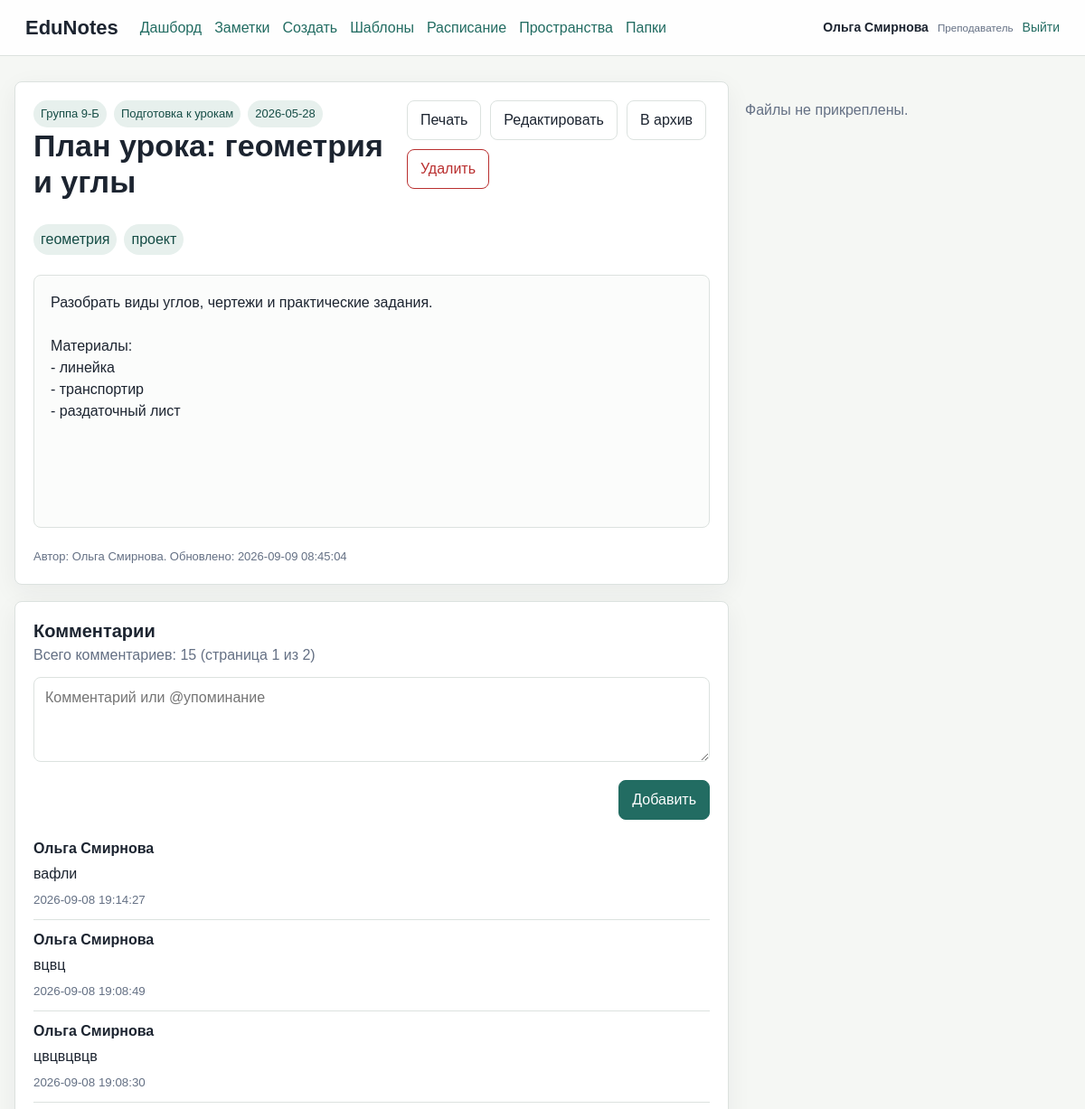
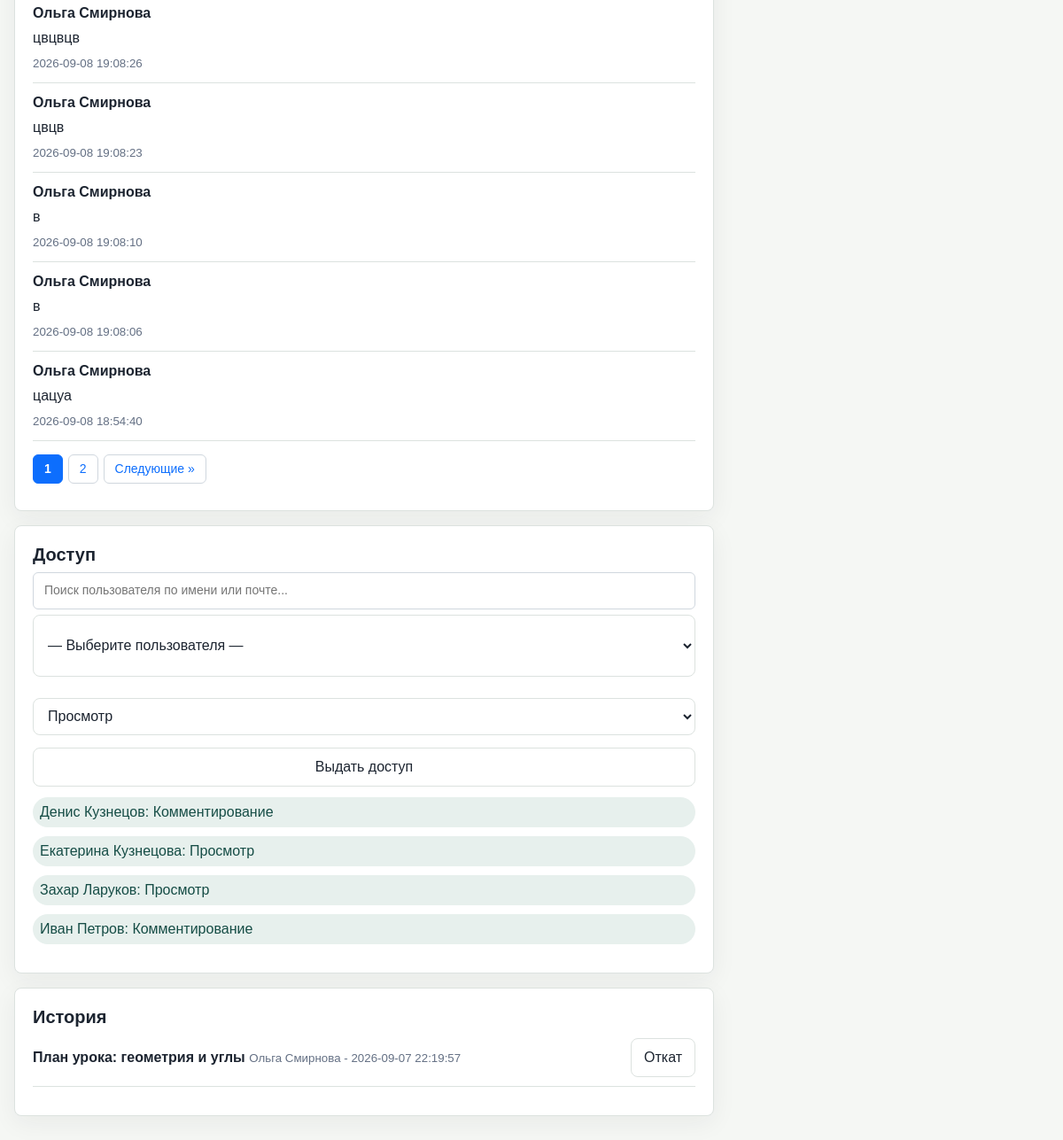
Page /notes/3 (signed in) on the committed database (2 pictures, top to bottom).
### tables this page shows
CREATE TABLE users (
    id INTEGER PRIMARY KEY AUTOINCREMENT,
    name TEXT NOT NULL,
    email TEXT NOT NULL UNIQUE,
    password_hash TEXT NOT NULL,
    role TEXT NOT NULL CHECK (role IN ('superadmin', 'org_admin', 'teacher', 'student', 'parent')),
    child_user_id INTEGER REFERENCES users(id) ON DELETE SET NULL,
    created_at TEXT NOT NULL DEFAULT CURRENT_TIMESTAMP
);

CREATE TABLE workspaces (
    id INTEGER PRIMARY KEY AUTOINCREMENT,
    name TEXT NOT NULL,
    kind TEXT NOT NULL DEFAULT 'personal',
    owner_id INTEGER REFERENCES users(id) ON DELETE SET NULL
);

CREATE TABLE folders (
    id INTEGER PRIMARY KEY AUTOINCREMENT,
    workspace_id INTEGER NOT NULL REFERENCES workspaces(id) ON DELETE CASCADE,
    parent_id INTEGER REFERENCES folders(id) ON DELETE CASCADE,
    name TEXT NOT NULL
);

CREATE TABLE notes (
    id INTEGER PRIMARY KEY AUTOINCREMENT,
    workspace_id INTEGER NOT NULL REFERENCES workspaces(id) ON DELETE CASCADE,
    folder_id INTEGER REFERENCES folders(id) ON DELETE SET NULL,
    author_id INTEGER NOT NULL REFERENCES users(id) ON DELETE CASCADE,
    title TEXT NOT NULL,
    content TEXT NOT NULL DEFAULT '',
    lesson_date TEXT,
    lesson_time TEXT, 
    is_archived INTEGER NOT NULL DEFAULT 0,
    created_at TEXT NOT NULL DEFAULT CURRENT_TIMESTAMP,
    updated_at TEXT NOT NULL DEFAULT CURRENT_TIMESTAMP
);

CREATE TABLE comments (
    id INTEGER PRIMARY KEY AUTOINCREMENT,
    note_id INTEGER NOT NULL REFERENCES notes(id) ON DELETE CASCADE,
    author_id INTEGER NOT NULL REFERENCES users(id) ON DELETE CASCADE,
    body TEXT NOT NULL,
    created_at TEXT NOT NULL DEFAULT CURRENT_TIMESTAMP
);

CREATE TABLE note_access (
    note_id INTEGER NOT NULL REFERENCES notes(id) ON DELETE CASCADE,
    user_id INTEGER NOT NULL REFERENCES users(id) ON DELETE CASCADE,
    access_level TEXT NOT NULL CHECK (access_level IN ('view', 'comment', 'edit', 'owner')),
    PRIMARY KEY (note_id, user_id)
);

CREATE TABLE note_versions (
    id INTEGER PRIMARY KEY AUTOINCREMENT,
    note_id INTEGER NOT NULL REFERENCES notes(id) ON DELETE CASCADE,
    title TEXT NOT NULL,
    content TEXT NOT NULL,
    author_id INTEGER NOT NULL REFERENCES users(id) ON DELETE CASCADE,
    created_at TEXT NOT NULL DEFAULT CURRENT_TIMESTAMP
);

### app.py (the view)
@app.route("/notes/<int:note_id>")
@login_required
def note_detail(note_id: int):
    level = require_note_access(note_id)
    note = query_one(
        """
        SELECT n.*, u.name AS author_name, w.name AS workspace_name, f.name AS folder_name,
               GROUP_CONCAT(t.name, ', ') AS tag_names
        FROM notes n
        JOIN users u ON u.id = n.author_id
        JOIN workspaces w ON w.id = n.workspace_id
        LEFT JOIN folders f ON f.id = n.folder_id
        LEFT JOIN note_tags nt ON nt.note_id = n.id
        LEFT JOIN tags t ON t.id = nt.tag_id
        WHERE n.id = ?
        GROUP BY n.id
        """,
        (note_id,),
    )
    if note is None:
        abort(404)
    page = request.args.get('page', 1, type=int)
    per_page = 8
    if page < 1:
        page = 1
    total_comments = query_one(
        "SELECT COUNT(*) AS count FROM comments WHERE note_id = ?",
        (note_id,)
    )["count"]
    total_pages = (total_comments + per_page - 1) // per_page
    if page > total_pages and total_pages > 0:
        page = total_pages
    offset = (page - 1) * per_page
    comments = query_all(
        """
        SELECT c.*, u.name AS author_name
        FROM comments c JOIN users u ON u.id = c.author_id
        WHERE c.note_id = ?
        ORDER BY c.created_at DESC
        LIMIT ? OFFSET ?
        """,
        (note_id, per_page, offset),
    )
    versions = query_all(
        """
        SELECT v.*, u.name AS author_name
        FROM note_versions v JOIN users u ON u.id = v.author_id
        WHERE v.note_id = ?
        ORDER BY v.created_at DESC
        """,
        (note_id,),
    )
    shares = query_all(
        """
        SELECT na.*, u.name, u.email
        FROM note_access na JOIN users u ON u.id = na.user_id
        WHERE na.note_id = ?
        ORDER BY u.name
        """,
        (note_id,),
    )
    attachments = query_all(
        """
        SELECT * FROM note_attachments
        WHERE note_id = ?
        ORDER BY uploaded_at DESC
        """,
        (note_id,)
    )
    users = query_all("SELECT id, name, email FROM users WHERE id != ? ORDER BY name", (g.user["id"],))
    return render_template(
        "note_detail.html",
        note=note,
        comments=comments,
        versions=versions,
        shares=shares,
        attachments=attachments,
        users=users,
        level=level,
        page=page,
        total_pages=total_pages,
        total_comments=total_comments,
    )

### templates/note_detail.html (shortened to what this page needs)
{% extends "base.html" %}
{% block content %}
<section class="note-layout">
    <article class="panel note-view">
        <div class="note-toolbar">
            <div>
                <div class="note-card__meta">
                    <span>{{ note.workspace_name }}</span>
                    {% if note.folder_name %}<span>{{ note.folder_name }}</span>{% endif %}
                    {% if note.lesson_date %}<span>{{ note.lesson_date }}{% if note.lesson_time %} {{ note.lesson_time }}{% endif %}</span>{% endif %}
                </div>
                <h1>{{ note.title }}</h1>
            </div>
            <div class="actions">
                <a class="button" href="{{ url_for('note_print', note_id=note.id) }}" target="_blank">Печать</a>
                {% if level in ['edit', 'owner'] %}
                    <a class="button" href="{{ url_for('note_edit', note_id=note.id) }}">Редактировать</a>
                    <form method="post" action="{{ url_for('note_archive', note_id=note.id) }}">
                        <button type="submit">{{ 'Вернуть' if note.is_archived else 'В архив' }}</button>
                    </form>
                {% endif %}
                {% if level == 'owner' %}
                    <form method="post" action="{{ url_for('note_delete', note_id=note.id) }}" onsubmit="return confirm('Удалить заметку?')">
                        <button class="danger" type="submit">Удалить</button>
                    </form>
                {% endif %}
            </div>
        </div>
        <div class="tag-row">
            {% for tag_name in (note.tag_names or '').split(', ') if tag_name %}
                <a href="{{ url_for('notes', tag=tag_name) }}">{{ tag_name }}</a>
            {% endfor %}
        </div>
        <pre class="note-content">{{ note.content }}</pre>
        <footer class="note-footer">Автор: {{ note.author_name }}. Обновлено: {{ note.updated_at }}</footer>
    </article>
        {% if attachments %}
        <div class="attachments">
            <h3 style="margin-top: 0;">📎 Прикреплённые файлы ({{ attachments|length }})</h3>
            {% for att in attachments %}
            <div class="attachment-item">
                <div>
                    <a href="{{ url_for('uploaded_file', filename=att.filename) }}" target="_blank">
                        {% if att.mime_type and att.mime_type.startswith('image/') %}
                            🖼️
                        {% elif att.mime_type and att.mime_type == 'application/pdf' %}
                            📄
                        {% elif att.mime_type and att.mime_type in ('application/msword', 'application/vnd.openxmlformats-officedocument.wordprocessingml.document') %}
                            📝
                        {% elif att.mime_type and att.mime_type in ('application/vnd.ms-excel', 'application/vnd.openxmlformats-officedocument.spreadsheetml.sheet') %}
                            📊
                        {% else %}
                            📎
                        {% endif %}
                        {{ att.original_name }}
                    </a>
                    <small style="color: var(--muted); margin-left: 10px;">
                        ({{ (att.file_size / 1024)|round(1) }} KB • {{ att.uploaded_at[:16] }})
                    </small>
                </div>
                {% if level == 'owner' %}
                <form method="post" action="{{ url_for('delete_attachment', attachment_id=att.id) }}"
                    style="margin: 0;"
                    onsubmit="return confirm('Удалить файл {{ att.original_name }}?')">
                    <button type="submit" class="danger" style="padding: 4px 10px; font-size: 13px;">
                        Удалить
                    </button>
                </form>
                {% endif %}
            </div>
            {% endfor %}
        </div>
        {% else %}
        <p class="muted" style="margin: 20px 0;">Файлы не прикреплены.</p>
        {% endif %}
    <aside class="side-stack">
        <section class="panel">
            <h2>Комментарии</h2>
            {% if total_comments > 0 %}
                <p class="muted" style="margin-top: -5px;">
                    Всего комментариев: {{ total_comments }}
                    {% if total_pages > 1 %}
                        (страница {{ page }} из {{ total_pages }})
                    {% endif %}
                </p>
            {% endif %}
            {% if level in ['comment', 'edit', 'owner'] %}
                <form class="stack-form" method="post" action="{{ url_for('comment_add', note_id=note.id) }}" style="margin-bottom: 20px;">
                    <textarea name="body" rows="3" placeholder="Комментарий или @упоминание" required></textarea>
                    <div style="display: flex; justify-content: flex-end;">
                        <button type="submit" class="primary" style="margin-top: 6px;">Добавить</button>
                    </div>
                </form>
            {% endif %}
            <div class="comment-list">
                {% for comment in comments %}
                    <div class="comment">
                        <strong>{{ comment.author_name }}</strong>
                        <p>{{ comment.body }}</p>
                        <small>{{ comment.created_at }}</small>
                    </div>
                {% else %}
                    <p class="muted">Комментариев пока нет. Будьте первым!</p>
                {% endfor %}
            </div>
            {% if total_pages > 1 %}
                <div class="pagination">
                    {% for p in range(1, total_pages + 1) %}
                        {% if p == page %}
                            <span class="active">{{ p }}</span>
                        {% else %}
                            <a href="{{ url_for('note_detail', note_id=note.id, page=p) }}">{{ p }}</a>
                        {% endif %}
                    {% endfor %}
                    {% if page < total_pages %}
                        <a href="{{ url_for('note_detail', note_id=note.id, page=page+1) }}">Следующие »</a>
                    {% endif %}
                </div>
            {% endif %}
        </section>
        {% if level == 'owner' %}
            <section class="panel">
                <h2>Доступ</h2>
                <form class="stack-form" method="post" action="{{ url_for('share_note', note_id=note.id) }}">
                    <div class="user-search">
                        <input type="text" id="search-user-note-{{ note.id }}" placeholder="Поиск пользователя по имени или почте..." class="search-input">
                        <select name="user_id" id="user-select-note-{{ note.id }}" required>
                            <option value="">— Выберите пользователя —</option>
                        </select>
                    </div>
                    <select name="access_level">
                        {% for key, label in ACCESS_LEVELS.items() %}
                            <option value="{{ key }}">{{ label }}</option>
                        {% endfor %}
                    </select>
                    <button type="submit">Выдать доступ</button>
                </form>
                <div class="access-list">
                    {% for share in shares %}
                        <span>{{ share.name }}: {{ ACCESS_LEVELS[share.access_level] }}</span>
                    {% else %}
                        <p class="muted">Доступы не настроены.</p>
                    {% endfor %}
                </div>
            </section>
        {% endif %}
        <section class="panel">
            <h2>История</h2>
            <div class="version-list">
                {% for version in versions %}
                    <form method="post" action="{{ url_for('restore_version', note_id=note.id, version_id=version.id) }}">
                        <div>
                            <strong>{{ version.title }}</strong>
                            <small>{{ version.author_name }} - {{ version.created_at }}</small>
                        </div>
                        {% if level in ['edit', 'owner'] %}
                            <button type="submit">Откат</button>
                        {% endif %}
                    </form>
                {% endfor %}
            </div>
        </section>
    </aside>
</section>
{% endblock %}

### templates/base.html (shortened to what this page needs)
<!doctype html>
<html lang="ru">
<head>
    <link rel="stylesheet" href="{{ url_for('static', filename='styles.css') }}">
</head>
<body>
    <header class="topbar">
        <a class="brand" href="{{ url_for('notes') if g.user else url_for('login') }}">EduNotes</a>
        {% if g.user %}
            <nav class="nav">
                <a href="{{ url_for('dashboard') }}">Дашборд</a>
                <a href="{{ url_for('notes') }}">Заметки</a>
                <a href="{{ url_for('note_new') }}">Создать</a>
                <a href="{{ url_for('note_templates') }}">Шаблоны</a>
                <a href="{{ url_for('schedule') }}">Расписание</a>
                <a href="{{ url_for('workspaces') }}">Пространства</a>
                <a href="{{ url_for('folders') }}">Папки</a>
            </nav>
            <div class="user-chip">
                <span>{{ g.user.name }}</span>
                <small>{{ ROLES[g.user.role] }}</small>
                <a href="{{ url_for('logout') }}">Выйти</a>
            </div>
        {% endif %}
    </header>
    <main class="page">
        {% block content %}{% endblock %}
    </main>
</body>
</html>

### rows in the picture
users: user.name "Ольга Смирнова", role "Преподаватель", author_name "Ольга Смирнова"
workspaces: workspace_name "Группа 9-Б"
folders: folder_name "Подготовка к урокам"
notes: lesson_date "2026-05-28", title "План урока: геометрия и углы", is_archived "В архив", content "Разобрать виды углов, чертежи и практические задания. Материалы: - линейка - транспортир - раздаточный лист", updated_at "2026-09-09 08:45:04"
comments: author_name "Ольга Смирнова", body "вафли", created_at "2026-09-08 19:14:27"
comments: author_name "Ольга Смирнова", body "вцвц", created_at "2026-09-08 19:08:49"
comments: author_name "Ольга Смирнова", body "цвцвцвцв", created_at "2026-09-08 19:08:30"
comments: author_name "Ольга Смирнова", body "цвцвцв", created_at "2026-09-08 19:08:26"
comments: author_name "Ольга Смирнова", body "цвцв", created_at "2026-09-08 19:08:23"
comments: author_name "Ольга Смирнова", body "в", created_at "2026-09-08 19:08:10"
comments: author_name "Ольга Смирнова", body "в", created_at "2026-09-08 19:08:06"
comments: author_name "Ольга Смирнова", body "цацуа", created_at "2026-09-08 18:54:40"
note_access: name "Денис Кузнецов", access_level "Комментирование"
note_access: name "Екатерина Кузнецова", access_level "Просмотр"
note_access: name "Захар Ларуков", access_level "Просмотр"
note_access: name "Иван Петров", access_level "Комментирование"
note_versions: title "План урока: геометрия и углы", author_name "Ольга Смирнова", created_at "2026-09-07 22:19:57"

### other values in the picture
{{ tag_name }} "геометрия" "проект"
{{ total_comments }} "15"
{{ page }} "1"
{{ total_pages }} "2"
{{ p }} "1"
{{ p }} "2"
form field access_level "Просмотр"
